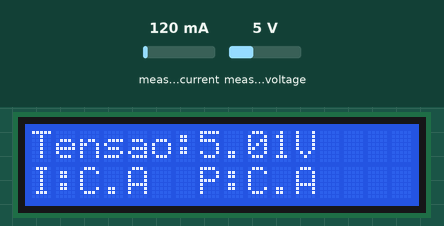
Simulated run of this sketch. Board: Arduino Uno, built with avr-gcc and run on an emulated ATmega328P. On the bench: 16×2 character LCD. Wiring (inferred from the names in the program): INA219 current sensor at I2C address 0x40. The inputs (shaded band) are chosen by the test bench; at power-on: measured current 120 mA, measured voltage 5 V. What the sketch prints to the serial monitor is not drawn.

Above: at 2.2 s.
2.3 s: measured current set to 40 mA
At 5.0 s:
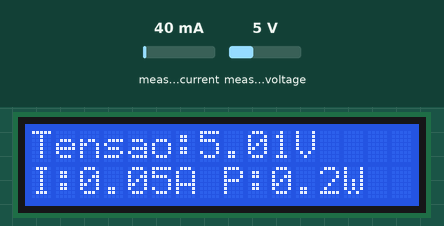
5.3 s: measured voltage set to 0.3 V
At 5.97 s:
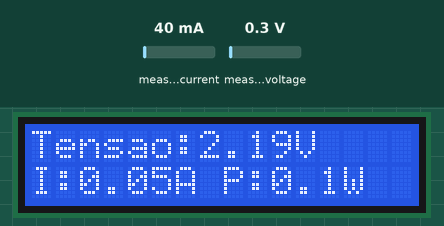
7.7 s: measured current set to 500 mA
At 9.4 s:
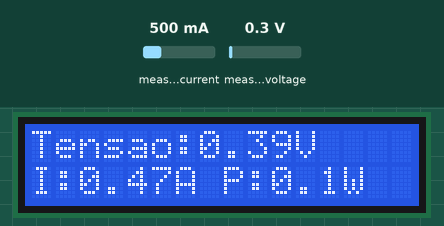
10.1 s: measured voltage set to 3.8 V
At 10.42 s:
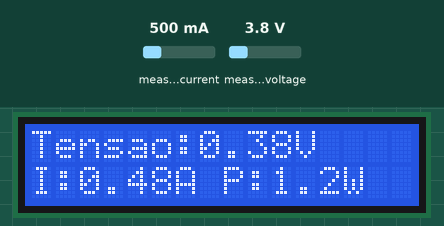
Timing chart, 0 to 13.1 s (numbered marks = the images above; inputs shaded):
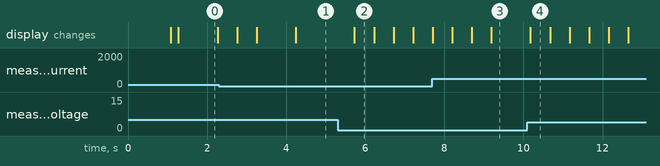

The sketch:

monitor.ino
```cpp
#include <Wire.h>
#include <Adafruit_INA219.h>
#include <LiquidCrystal_I2C.h>

const uint8_t INA219_I2C_ADDR = 0x40;

Adafruit_INA219 ina219(INA219_I2C_ADDR);
LiquidCrystal_I2C lcd(0x27, 16, 2);

const uint8_t MEU_INA219_REG_CONFIG = 0x00;

void configurarOversamplingHardwareINA219() {
  uint16_t config = 0;
  config |= (1UL << 13);
  config |= (0b11 << 11);
  config |= (0b1110 << 7);
  config |= (0b1110 << 3);
  config |= 0b111;

  Wire.beginTransmission(INA219_I2C_ADDR);
  Wire.write(MEU_INA219_REG_CONFIG);
  Wire.write((uint8_t)(config >> 8));
  Wire.write((uint8_t)(config & 0xFF));
  Wire.endTransmission();
}

const int NUM_AMOSTRAS         = 5;
const int DESCARTE_PONTAS      = 1;
const int INTERVALO_AMOSTRA_MS = 8;

const float ALFA_EMA_LENTO  = 0.12;
const float ALFA_EMA_RAPIDO = 0.60;

const float LIMIAR_MUDANCA_TENSAO_V    = 0.15;
const float LIMIAR_MUDANCA_CORRENTE_MA = 30.0;
const float LIMIAR_MUDANCA_POTENCIA_MW = 150.0;

const float LIMIAR_ABRE_CA  = 5.0;
const float LIMIAR_FECHA_CA = 10.0;
const int   CONFIRMACOES_NECESSARIAS = 3;

float correnteFiltrada_EMA = 0;
float tensaoFiltrada_EMA   = 0;
float potenciaFiltrada_EMA = 0;
bool  primeiraLeitura = true;

bool circuitoAberto = true;
int  contadorConfirmacao = 0;

void setup() {
  Serial.begin(9600);

  lcd.init();
  lcd.backlight();
  lcd.clear();

  Wire.begin();

  if (!ina219.begin()) {
    lcd.setCursor(0, 0);
    lcd.print("Erro: sensor");
    lcd.setCursor(0, 1);
    lcd.print("nao encontrado");
    while (1) { delay(10); }
  }

  configurarOversamplingHardwareINA219();

  lcd.setCursor(0, 0);
  lcd.print("Iniciando...");
  delay(1000);
  lcd.clear();
}

void escreverLinha(int linha, String texto) {
  while (texto.length() < 16) texto += " ";
  lcd.setCursor(0, linha);
  lcd.print(texto);
}

float lerCorrenteMA() { return ina219.getCurrent_mA(); }
float lerTensaoCarga() {
  return ina219.getBusVoltage_V() + (ina219.getShuntVoltage_mV() / 1000.0);
}
float lerPotenciaMW() { return ina219.getPower_mW(); }

float amostraFiltrada(float (*leitura)()) {
  float amostras[NUM_AMOSTRAS];

  for (int i = 0; i < NUM_AMOSTRAS; i++) {
    amostras[i] = leitura();
    delay(INTERVALO_AMOSTRA_MS);
  }

  for (int i = 1; i < NUM_AMOSTRAS; i++) {
    float chave = amostras[i];
    int j = i - 1;
    while (j >= 0 && amostras[j] > chave) {
      amostras[j + 1] = amostras[j];
      j--;
    }
    amostras[j + 1] = chave;
  }

  float soma = 0;
  int usados = 0;
  for (int i = DESCARTE_PONTAS; i < NUM_AMOSTRAS - DESCARTE_PONTAS; i++) {
    soma += amostras[i];
    usados++;
  }

  return soma / usados;
}

float suavizarAdaptativo(float valorNovo, float valorAnteriorEMA, float limiarMudanca) {
  float diferenca = fabs(valorNovo - valorAnteriorEMA);
  float alfa = (diferenca > limiarMudanca) ? ALFA_EMA_RAPIDO : ALFA_EMA_LENTO;
  return (alfa * valorNovo) + ((1.0 - alfa) * valorAnteriorEMA);
}

void loop() {
  float correnteAmostrada = amostraFiltrada(lerCorrenteMA);
  float tensaoAmostrada   = amostraFiltrada(lerTensaoCarga);
  float potenciaAmostrada = amostraFiltrada(lerPotenciaMW);

  if (primeiraLeitura) {
    correnteFiltrada_EMA = correnteAmostrada;
    tensaoFiltrada_EMA   = tensaoAmostrada;
    potenciaFiltrada_EMA = potenciaAmostrada;
    primeiraLeitura = false;
  } else {
    correnteFiltrada_EMA = suavizarAdaptativo(correnteAmostrada, correnteFiltrada_EMA, LIMIAR_MUDANCA_CORRENTE_MA);
    tensaoFiltrada_EMA   = suavizarAdaptativo(tensaoAmostrada,   tensaoFiltrada_EMA,   LIMIAR_MUDANCA_TENSAO_V);
    potenciaFiltrada_EMA = suavizarAdaptativo(potenciaAmostrada, potenciaFiltrada_EMA, LIMIAR_MUDANCA_POTENCIA_MW);
  }

  bool sugestaoMudarEstado;
  if (circuitoAberto) {
    sugestaoMudarEstado = fabs(correnteFiltrada_EMA) > LIMIAR_FECHA_CA;
  } else {
    sugestaoMudarEstado = fabs(correnteFiltrada_EMA) < LIMIAR_ABRE_CA;
  }

  if (sugestaoMudarEstado) {
    contadorConfirmacao++;
    if (contadorConfirmacao >= CONFIRMACOES_NECESSARIAS) {
      circuitoAberto = !circuitoAberto;
      contadorConfirmacao = 0;
    }
  } else {
    contadorConfirmacao = 0;
  }

  escreverLinha(0, "Tensao:" + String(tensaoFiltrada_EMA, 2) + "V");

  if (circuitoAberto) {
    escreverLinha(1, "I:C.A  P:C.A");
  } else {
    float corrente_A = correnteFiltrada_EMA / 1000.0;
    float potencia_W = potenciaFiltrada_EMA / 1000.0;
    escreverLinha(1, "I:" + String(corrente_A, 2) + "A P:" + String(potencia_W, 1) + "W");
  }

  Serial.print("Tensao: "); Serial.print(tensaoFiltrada_EMA); Serial.print(" V | ");
  Serial.print("Corrente: "); Serial.print(correnteFiltrada_EMA); Serial.print(" mA | ");
  Serial.print("Potencia: "); Serial.print(potenciaFiltrada_EMA); Serial.println(" mW");

  delay(300);
}
```

Measured:
- after the input at 2.3 s, the display: first changes after 0.46 s (image 1 shows a later state)
- after the input at 5.3 s, the display: changes after 0.43 s (image 2)
- what the display in image 0 shows lasts 1.0 s, from 1.3 s to 2.3 s
- what the display in image 2 shows lasts 0.5 s, from 5.7 s to 6.2 s
